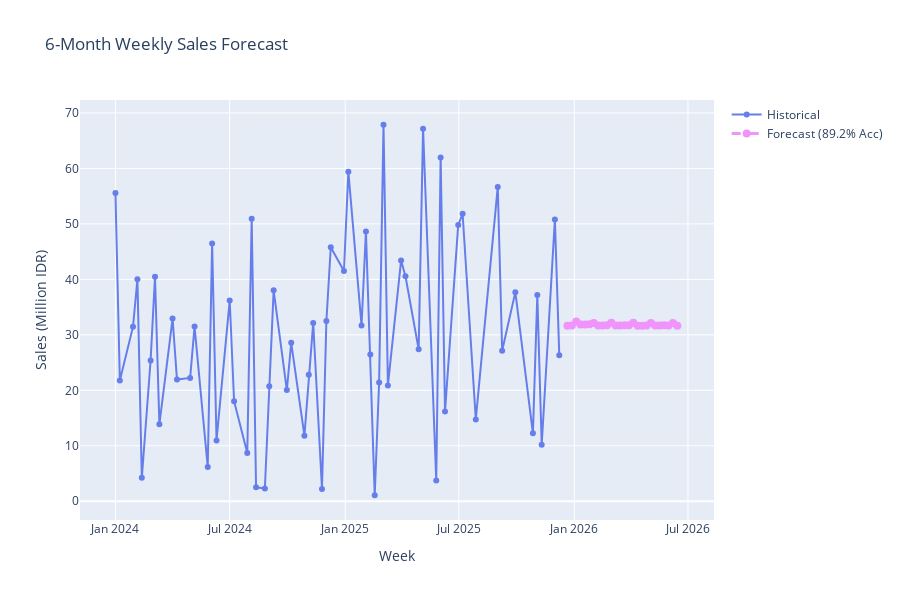

The notebook cell saved with this chart:
### Code cell
# Visualize forecast
fig = go.Figure()

# Historical
fig.add_trace(go.Scatter(
    x=weekly_sales['Week'],
    y=weekly_sales['Total_Sales']/1e6,
    mode='lines+markers',
    name='Historical',
    line=dict(color='#667eea', width=2),
    marker=dict(size=6)
))

# Forecast
fig.add_trace(go.Scatter(
    x=future_df['Week'],
    y=future_df['Predicted_Sales']/1e6,
    mode='lines+markers',
    name=f'Forecast ({100-mape_test:.1f}% Acc)',
    line=dict(color='#f093fb', width=3, dash='dash'),
    marker=dict(size=8)
))

fig.update_layout(
    title='6-Month Weekly Sales Forecast',
    xaxis_title='Week',
    yaxis_title='Sales (Million IDR)',
    height=600,
    hovermode='x unified'
)

fig.show()

print(" 6-month forecast visualization complete!")
